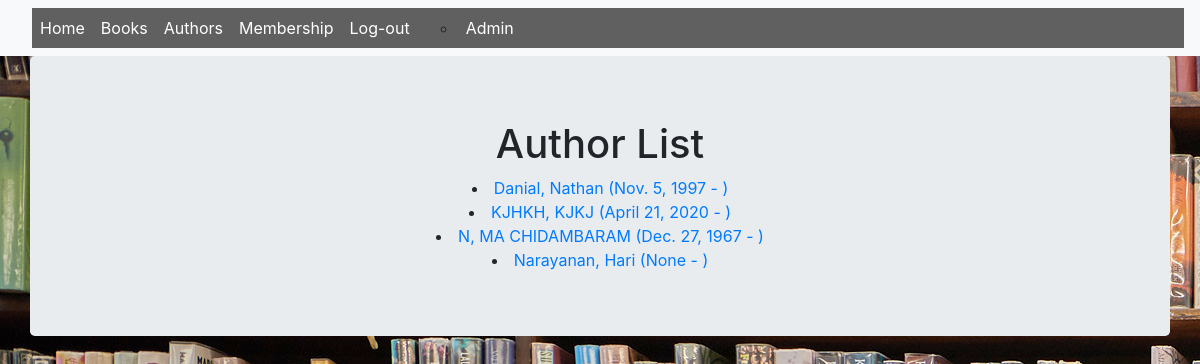
Screenshot of /catalog/authors/ with the database file from the repository.
### catalog/models.py (models this page shows)
class Author(models.Model):
    first_name = models.CharField(max_length=100)
    last_name = models.CharField(max_length=100)
    date_of_birth = models.DateField(null=True, blank=True)
    class Meta:
        ordering = ["last_name","first_name"]
    def get_absolute_url(self):
        return reverse('author-detail', args=[str(self.id)])
    def __str__(self):
        return '{0}, {1}'.format(self.last_name,self.first_name)

### catalog/views.py (the view)
# urls.py: path('authors/', views.AuthorListView.as_view(), name='authors'),
class AuthorListView(generic.ListView):
    model = Author
    paginate_by = 10

### catalog/templates/catalog/author_list.html (shortened to what this page needs)
{% extends "base_generic.html" %}
{% block content %}
 <div class="jumbotron container">
<h1>Author List</h1>
{% if author_list %}
   {% for author in author_list %}
    <li>
      <a href="{{ author.get_absolute_url }}">
      {{ author }} ({{author.date_of_birth}} - {% if author.date_of_death %}{{author.date_of_death}}{% endif %})
      </a>
    </li>
  {% endfor %}
 </div>
{% else %}
  <p>There are no authors available.</p>
{% endif %}
{% endblock %}

### rows the page displays
Author: last_name+first_name "Danial, Nathan", date_of_birth "Nov. 5, 1997"
Author: last_name+first_name "KJHKH, KJKJ", date_of_birth "April 21, 2020"
Author: last_name+first_name "N, MA CHIDAMBARAM", date_of_birth "Dec. 27, 1967"
Author: last_name+first_name "Narayanan, Hari", date_of_birth "None"
